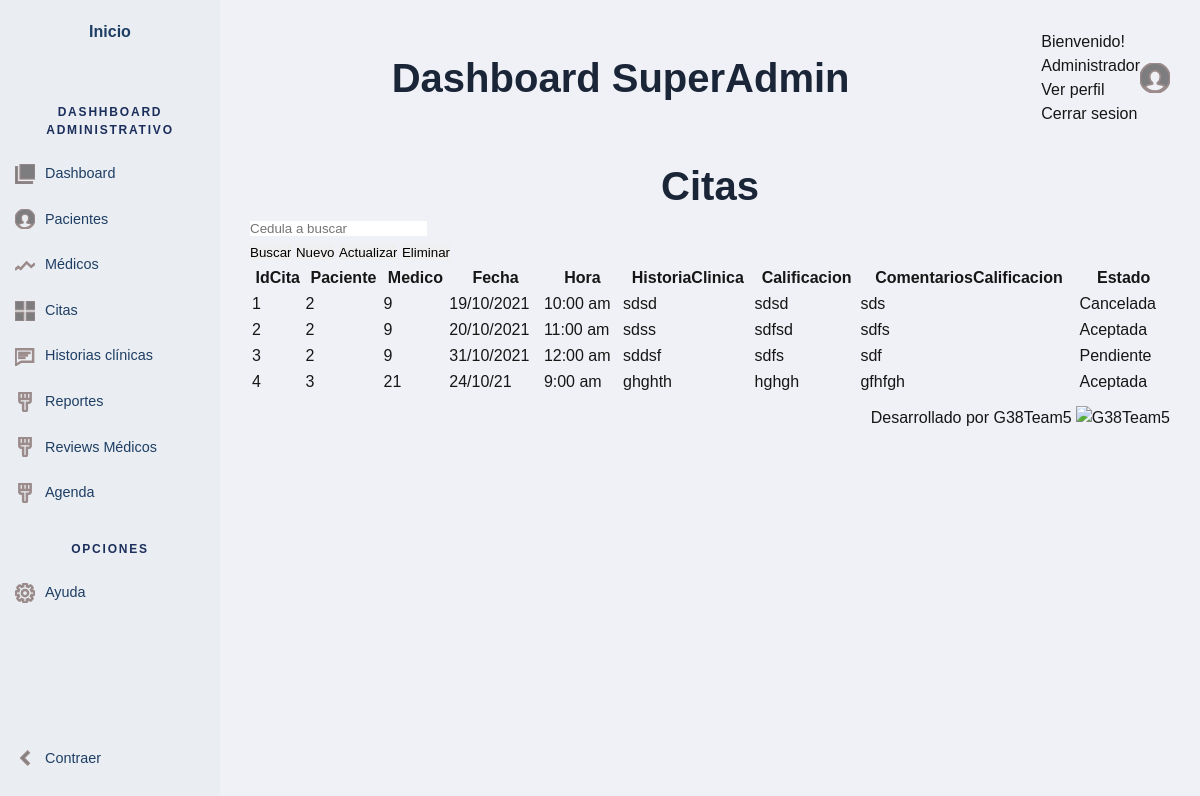
The app's page /inicio/iniciarSesion/administrador/citas, older data.
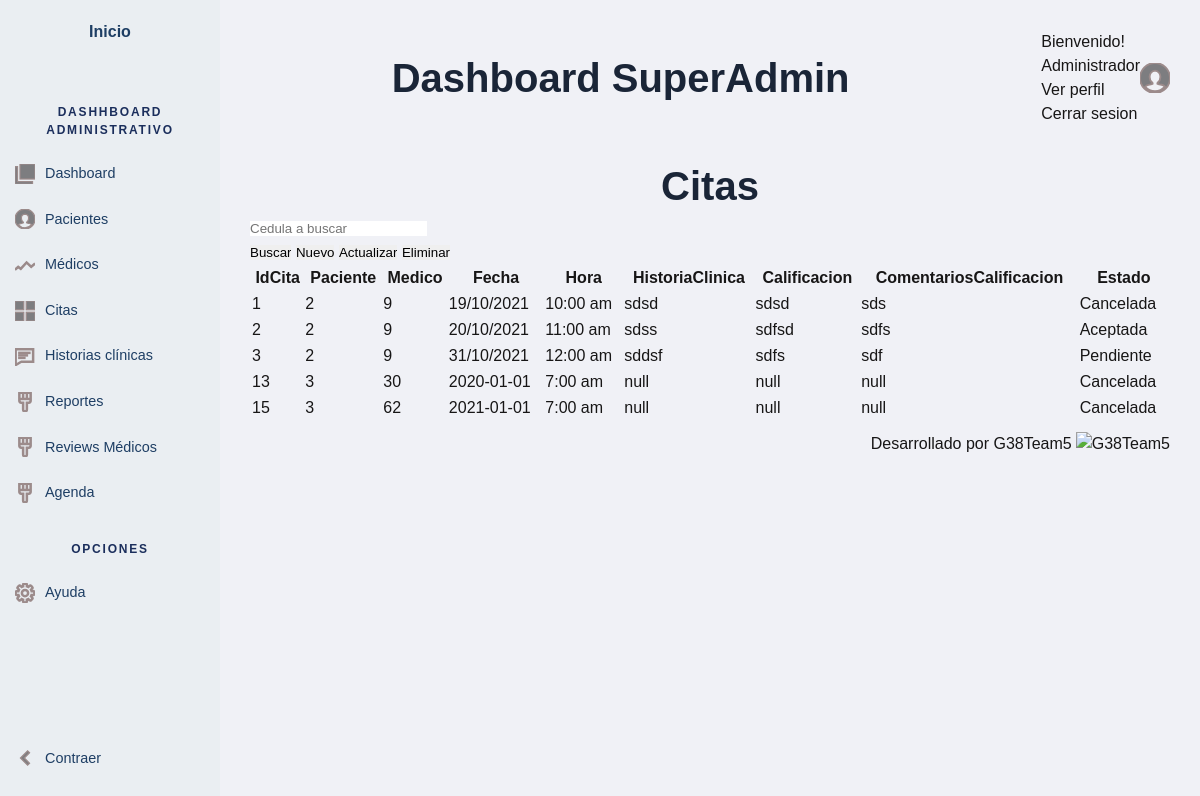
The same page, newer data.
### tables this page shows
CREATE TABLE CITA (IdCita INTEGER PRIMARY KEY AUTOINCREMENT NOT NULL UNIQUE, Paciente INT REFERENCES Usuarios (IdUsuario) NOT NULL, Medico INT REFERENCES Usuarios (IdUsuario) NOT NULL, Fecha DATE NOT NULL, Hora TIME NOT NULL, HistoriaClinica STRING NOT NULL, Calificacion INT NOT NULL, ComentariosCalificacion STRING NOT NULL, Estado STRING NOT NULL);

### app.py (the view, shortened to what this page needs)
@app.route("/inicio/iniciarSesion/administrador/citas",methods=['POST', 'GET'])
def administradorCitas():
    columnas = []
    busqueda_columnas = db.get_columns_cita()
    for i in busqueda_columnas:
        columnas.append(f'{i}')
    citas = []
    dbCitas = db.getCitas()
    for row in dbCitas:
        citas.append(row)
    if request.method == 'GET':
        return render_template("administradorCitas.html",columnas=columnas,citas=citas)

### db.py (called while the page is built)
def sql_connection():
    try:
        if 'con' not in g:
            g.con = sqlite3.connect("HospitalMilitar.db")
        return g.con
    except Error:
        print(Error)

def get_columns_cita():
    strsql = 'select * from CITA'
    con =sql_connection()
    cursor = con.cursor()
    cursor.execute(strsql)
    names = list(map(lambda x: x[0], cursor.description))
    return names

def getCitas():
    strsql = "select * from CITA"
    con =sql_connection()
    cursor = con.cursor()
    cursor.execute(strsql)
    response = cursor.fetchall()
    return response

### templates/administradorCitas.html (shortened to what this page needs)
<!DOCTYPE html>
<html lang="en">
<head>
    <link rel="stylesheet" href="{{url_for('static', filename = '../static/css/administradorCitas.css')}}">
</head>
<body>
    <header class="page-header">
        <nav>
            <a href="/inicio" class="nav-link"><b>Inicio</b></a>
            <ul class="admin-menu">
                <li class="menu-heading">
                    <h3>Dashhboard Administrativo</h3>
                </li>
                <li>
                    <a href="/inicio/iniciarSesion/administrador">
                        <svg>
                            <use xlink:href="#pages"></use>
                        </svg>
                        <span>Dashboard</span>
                    </a>
                </li>
                <li>
                    <a href="/inicio/iniciarSesion/administrador/paciente">
                        <svg>
                            <use xlink:href="#users"></use>
                        </svg>
                        <span>Pacientes</span>
                    </a>
                </li>
                <li>
                    <a href="/inicio/iniciarSesion/administrador/medico">
                        <svg>
                            <use xlink:href="#trends"></use>
                        </svg>
                        <span>Médicos</span>
                    </a>
                </li>
                <li>
                    <a href="/inicio/iniciarSesion/administrador/citas">
                        <svg>
                            <use xlink:href="#collection"></use>
                        </svg>
                        <span>Citas</span>
                    </a>
                </li>
                <li>
                    <a href="/inicio/iniciarSesion/administrador/hclinica">
                        <svg>
                            <use xlink:href="#comments"></use>
                        </svg>
                        <span>Historias clínicas</span>
                    </a>
                </li>
                <li>
                    <a href="#0">
                        <svg>
                            <use xlink:href="#appearance"></use>
                        </svg>
                        <span>Reportes</span>
                    </a>
                </li>
                <li>
                    <a href="#0">
                        <svg>
                            <use xlink:href="#appearance"></use>
                        </svg>
                        <span>Reviews Médicos</span>
                    </a>
                </li>
                <li>
                    <a href="/inicio/iniciarSesion/administrador/agenda">
                        <svg>
                            <use xlink:href="#appearance"></use>
                        </svg>
                        <span>Agenda</span>
                    </a>
                </li>
                <li class="menu-heading">
                    <h3>Opciones</h3>
                </li>
                <li>
                    <a href=/inicio/iniciarSesion/administrador/ayuda>
                        <svg>
                            <use xlink:href="#options"></use>
                        </svg>
                        <span>Ayuda</span>
                    </a>
                </li>
                <li>
                    <div class="switch">
                    </div>
                    <button class="collapse-btn" aria-expanded="true" aria-label="collapse menu">
                        <svg aria-hidden="true">
                            <use xlink:href="#collapse"></use>
                        </svg>
                        <span>Contraer</span>
                    </button>
                </li>
            </ul>
        </nav>
    </header>
    <section class="page-content">
        <section class="search-and-user">
            <h1>Dashboard SuperAdmin</h1>
            <div class="admin-profile" id="header">
                <div id="userbar">
                    <div><span>Bienvenido!</span></div>
                    <div><span class="username">Administrador</span></div>
                    <div><a href="/edit-profile.html">Ver perfil</a></div>
                    <div><a href="https://www.Hospitalmilitar.com/_ah/logout?...">Cerrar sesion</a></div>
                </div>
                <div class="notifications">
                    <svg>
                        <use xlink:href="#users"></use>
                    </svg>
                </div>
            </div>
        </section>
        <div>
            <section class="contenedor-formato-tabla">
                <div class="contenedor">
                    <h1>Citas</h1>
                    <form action="/inicio/iniciarSesion/administrador/citas" method='POST'>
                        <div class="input-contenedor">
                            <input type="text" name="cedula" placeholder="Cedula a buscar">
                        </div>
                        <input type="submit" value="Buscar" class="button1" onclick="validaciondashboardmedico() ">
                        <input type="button" value="Nuevo" class="button2" onclick="location='/inicio/iniciarSesion/Paciente/solicitarcita'" />
                        <input type="button" value="Actualizar" class="button1" onclick="location=''" />
                        <input type="button" value="Eliminar" class="button2" onclick="location=''" />
                    </form>
                </div>
            </section>
            <div class="table">
                <table style="width:100%">
                    <tr>
                        {% for item in columnas%}
                        <th>{{ item }}</th>
                        {% endfor %}
                    </tr>
                    {% for cita in citas%}
                    <tr>
                        {% for item in cita%}
                        <td>{{ item }}</td>
                        {% endfor %}
                    </tr>
                    {% endfor %}
                  </table>
            </div>
        </div>
        <footer class="page-footer">
            <span>Desarrollado por G38Team5 </span>
            <a href="https://georgemartsoukos.com/" target="_blank">
                <img width="24" height="24" src="https://assets.codepen.io/162656/george-martsoukos-small-logo.svg"
                    alt="G38Team5">
            </a>
        </footer>
    </section>
</body>
</html>

### static/css/administradorCitas.css (style rules this page uses)
:root { --page-header-bgColor:#eaeef2 ; --page-header-bgColor-hover: #46556f; --page-header-txtColor: #1e3e64; --page-header-headingColor: #1b2e5c; --page-header-width: 220px; --page-content-bgColor: #f0f1f6; --page-content-txtColor: #171616; --page-content-blockColor: #fff; --white: #fff; --black: #333; --blue: #26e2df; --red: #ec1848; --border-radius: 4px; --box-shadow: 0 0 10px -2px rgba(0, 0, 0, 0.075); --switch-bgLightModeColor: #87cefa; --switch-sunColor: gold; --switch-moonColor: #f4f4f4; --switch-bgDarkModeColor: #1f1f27; }
* { padding: 0; margin: 0; box-sizing: border-box; font-family: 'Montserrat', sans-serif; }
ul { list-style: none; }
h1 { text-align: center; color: #1a2537; font-size: 40px; }
nav { text-align: center; }
a, button { color: inherit; }
a { text-decoration: none; }
button { background: none; cursor: pointer; }
input { -webkit-appearance: none; }
button, input { border: none; }
svg { display: block; }
body { font: 16px/1.5 "Lato", sans-serif; }
.page-header { position: fixed; top: 0; left: 0; right: 0; bottom: 0; overflow: auto; padding-top: 20px; width: var(--page-header-width); color: var(--page-header-txtColor); background: var(--page-header-bgColor); }
.page-header nav { display: flex; flex-direction: column; min-height: 100%; }
.page-header .admin-menu { display: flex; flex-direction: column; flex-grow: 1; margin-top: 35px; }
.page-header .admin-menu li:nth-last-child(2) { margin-bottom: 35px; }
.page-header .admin-menu li:last-child { margin-top: auto; margin-bottom: 20px; }
.page-header .admin-menu li > * { width: 100%; padding: 12px 15px; }
.page-header .admin-menu .menu-heading h3 { text-transform: uppercase; letter-spacing: 0.15em; font-size: 12px; margin-top: 12px; color: var(--page-header-headingColor); }
.page-header .admin-menu svg { width: 20px; height: 20px; fill: var(--page-header-txtColor); margin-right: 10px; }
.page-header .admin-menu a, .page-header .admin-menu button { display: flex; align-items: center; font-size: 0.9rem; }
.page-content { position: relative; left: var(--page-header-width); width: calc(100% - var(--page-header-width)); min-height: 100vh; padding: 30px; color: var(--page-content-txtColor); background: var(--page-content-bgColor); }
.search-and-user { display: grid; grid-template-columns: 1fr auto; grid-column-gap: 50px; align-items: center; background: var(--page-content-bgColor); margin-bottom: 30px; }
.search-and-user ::placeholder { color: var(--page-content-txtColor); }
.search-and-user .admin-profile { display: flex; align-items: center; }
.search-and-user .admin-profile svg { width: 30px; height: 30px; }
.search-and-user .admin-profile .notifications { position: relative; }
.page-footer { font-size: 1rem; display: flex; align-items: center; justify-content: flex-end; margin-top: 10px; }
.page-footer a { margin-left: 4px; }

Row changes from the older to the newer data that the page shows:
removed CITA: cita "4" "3" "21", Fecha "24/10/21", Hora "9:00 am", HistoriaClinica "ghghth", Calificacion "hghgh", ComentariosCalificacion "gfhfgh", Estado "Aceptada"
added CITA: cita "13" "3" "30", Fecha "2020-01-01", Hora "7:00 am", HistoriaClinica "null", Calificacion "null", ComentariosCalificacion "null", Estado "Cancelada"
added CITA: cita "15" "3" "62", Fecha "2021-01-01", Hora "7:00 am", HistoriaClinica "null", Calificacion "null", ComentariosCalificacion "null", Estado "Cancelada"
